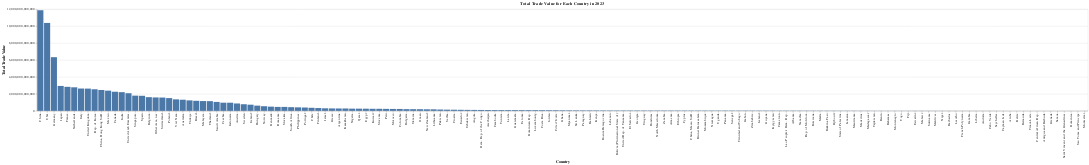

Here is the notebook cell this chart was saved with:
### Markdown cell above
### get results

### Code cell
import altair as alt
alt.renderers.enable('default')
display(results['chart'])

### Figure 1 — Vega-Lite specification as saved in the notebook (floating-point values rounded to 4 significant figures; data arrays with more than 128 entries replaced by an {"elided": "..."} marker saying what was removed)
{"config": {"view": {"continuousWidth": 300, "continuousHeight": 300}}, "data": {"name": "data-20d5be9a94c15be11d5e2c68fbfd1f39"}, "mark": {"type": "bar"}, "encoding": {"tooltip": [{"field": "reporter", "type": "nominal"}, {"field": "total_trade_value", "type": "quantitative"}], "x": {"field": "reporter", "sort": "-y", "title": "Country", "type": "nominal"}, "y": {"field": "total_trade_value", "title": "Total Trade Value", "type": "quantitative"}}, "title": "Total Trade Value for Each Country in 2023", "$schema": "https://vega.github.io/schema/vega-lite/v5.20.1.json", "datasets": {"data-20d5be9a94c15be11d5e2c68fbfd1f39": {"elided": "155 records"}}}
